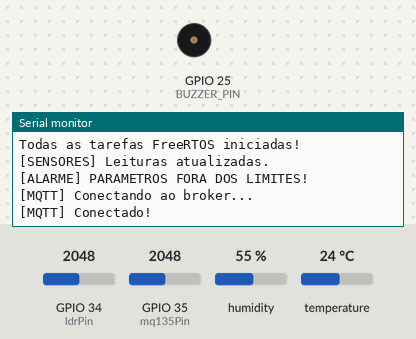
Simulated run of this sketch. Board: ESP32. Shown: buzzer (waves = sounding, pin HIGH), the last lines printed to the serial monitor. The test bench sets the inputs (shaded band); at power-on: GPIO 35 (mq135Pin) = 2048, GPIO 34 (ldrPin) = 2048, humidity 55 %, temperature 24 °C. WiFi joins after 1.5 s; servers stay silent unless stated; no MQTT or app messages arrive unless stated.

Above: at 3.2 s.
3.3 s: GPIO 35 (mq135Pin) set to 1960
At 8.7 s:
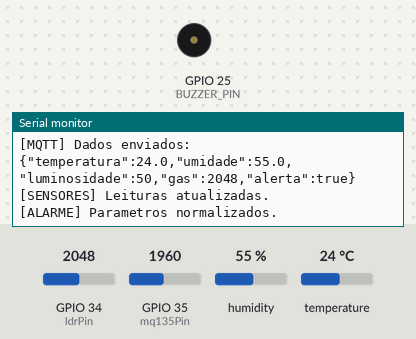
At 12.5 s:
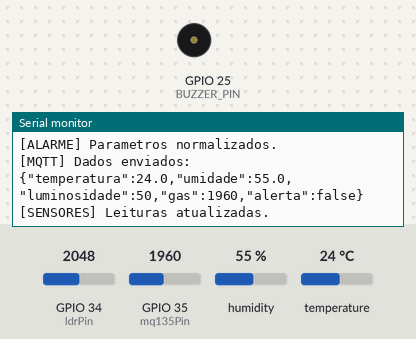

Measured:
- after the input at 3.3 s, the serial monitor: prints a new line after 3.9 s (image 1)

The sketch:

projetoSima.ino
```cpp
#include <Arduino.h>
#include <WiFi.h>
#include <PubSubClient.h>
#include <DHT.h>
#include <math.h>

#include "freertos/FreeRTOS.h"
#include "freertos/task.h"
#include "freertos/semphr.h"

// =====================================================
// 1. CONFIGURACOES DO USUARIO
// =====================================================

const char* ssid = "PPGEEL";
const char* password = "Ppgeel.2k26!!";

const char* mqtt_server = "10.228.197.41";
const int mqtt_port = 1883;
const char* mqtt_user = "sima_hardware";
const char* mqtt_pass = "simaprojetc01";
const char* mqtt_topic = "simahugo/SIMA/proj";

// =====================================================
// 2. PINOS E SENSORES
// =====================================================

#define DHTPIN 4
#define DHTTYPE DHT11

#define BUZZER_PIN 25

const int ldrPin = 34;
const int mq135Pin = 35;

// 0 = buzzer desativado
// 1 = buzzer ativado
#define BUZZER_ATIVO 0

// =====================================================
// 3. LIMITES DO SISTEMA
// =====================================================

#define TEMP_MAX 35
#define TEMP_MIN 18
#define UMIDADE_MIN 30
#define GAS_MAX 2000
#define LUZ_MIN 20
#define LUZ_MAX 90

// =====================================================
// 4. OBJETOS E VARIAVEIS GLOBAIS
// =====================================================

DHT dht(DHTPIN, DHTTYPE);

WiFiClient espClient;
PubSubClient client(espClient);

// Estrutura dos dados compartilhados
struct DadosSIMA {
  float temperatura;
  float umidade;
  int luminosidade;
  int gas;
  bool alerta;
  bool leituraValida;
};

DadosSIMA dados = {
  NAN, NAN, 0, 0, false, false
};

// Mutex para proteger os dados
SemaphoreHandle_t mutexDados = NULL;

// =====================================================
// 5. CONEXAO WIFI
// =====================================================

void setup_wifi() {

  Serial.println();
  Serial.print("Conectando ao Wi-Fi: ");
  Serial.println(ssid);

  WiFi.mode(WIFI_STA);
  WiFi.begin(ssid, password);

  while (WiFi.status() != WL_CONNECTED) {

    vTaskDelay(pdMS_TO_TICKS(500));

    Serial.print(".");
  }

  Serial.println();
  Serial.println("Wi-Fi conectado!");

  Serial.print("Endereco IP: ");
  Serial.println(WiFi.localIP());
}

// =====================================================
// 6. FUNCAO PARA COPIAR DADOS COM SEGURANCA
// =====================================================

bool obterDados(DadosSIMA &copia) {

  if (xSemaphoreTake(mutexDados, pdMS_TO_TICKS(100))
      == pdTRUE) {

    copia = dados;

    xSemaphoreGive(mutexDados);

    return true;
  }

  return false;
}

// =====================================================
// 7. TAREFA 1 - LEITURA DOS SENSORES
// =====================================================

void tarefaSensores(void *parameter) {

  TickType_t instanteAnterior = xTaskGetTickCount();

  while (true) {

    // Leitura do LDR
    int ldrRaw = analogRead(ldrPin);

    int luminosidade =
      map(ldrRaw, 0, 4095, 100, 0);

    // Leitura do MQ-135
    int gas = analogRead(mq135Pin);

    // Leitura do DHT11
    float umidade = dht.readHumidity();

    float temperatura = dht.readTemperature();

    if (isnan(umidade) || isnan(temperatura)) {

      Serial.println("[SENSORES] Falha na leitura do DHT11!");

    } else {

      bool alerta = false;

      // Verificacao da temperatura
      if (temperatura > TEMP_MAX ||
          temperatura < TEMP_MIN) {

        alerta = true;
      }

      // Verificacao da umidade
      if (umidade < UMIDADE_MIN) {

        alerta = true;
      }

      // Verificacao do gas
      if (gas > GAS_MAX) {

        alerta = true;
      }

      // Verificacao da luminosidade
      if (luminosidade < LUZ_MIN ||
          luminosidade > LUZ_MAX) {

        alerta = true;
      }

      // Atualizacao protegida pelo mutex
      if (xSemaphoreTake(mutexDados, portMAX_DELAY)
          == pdTRUE) {

        dados.temperatura = temperatura;
        dados.umidade = umidade;
        dados.luminosidade = luminosidade;
        dados.gas = gas;
        dados.alerta = alerta;
        dados.leituraValida = true;

        xSemaphoreGive(mutexDados);
      }

      Serial.println("[SENSORES] Leituras atualizadas.");

    }

    // Intervalo de leitura: 5 segundos
    vTaskDelayUntil(
      &instanteAnterior,
      pdMS_TO_TICKS(5000)
    );

  }
}

// =====================================================
// 8. TAREFA 2 - COMUNICACAO MQTT
// =====================================================

void tarefaMQTT(void *parameter) {

  client.setServer(mqtt_server, mqtt_port);

  TickType_t ultimaPublicacao = xTaskGetTickCount();

  TickType_t ultimaTentativa = 0;

  while (true) {

    // Verifica conexao Wi-Fi
    if (WiFi.status() != WL_CONNECTED) {

      Serial.println("[MQTT] Wi-Fi desconectado!");

      WiFi.reconnect();

      vTaskDelay(pdMS_TO_TICKS(2000));

      continue;
    }

    // Reconexao MQTT
    if (!client.connected()) {

      TickType_t agora = xTaskGetTickCount();

      if ((agora - ultimaTentativa) >=
          pdMS_TO_TICKS(3000)) {

        ultimaTentativa = agora;

        Serial.println("[MQTT] Conectando ao broker...");

        if (client.connect(
              "ESP32_SIMA",
              mqtt_user,
              mqtt_pass)) {

          Serial.println("[MQTT] Conectado!");

        } else {

          Serial.print("[MQTT] Falha. Estado: ");

          Serial.println(client.state());

        }
      }

      vTaskDelay(pdMS_TO_TICKS(100));

      continue;
    }

    // Mantem a conexao MQTT ativa
    client.loop();

    // Copia os dados protegidos pelo mutex
    DadosSIMA copia;

    if (obterDados(copia) && copia.leituraValida) {

      TickType_t agora = xTaskGetTickCount();

      // Publicacao a cada 5 segundos
      if ((agora - ultimaPublicacao) >=
          pdMS_TO_TICKS(5000)) {

        ultimaPublicacao = agora;

        // Montagem do JSON
        String payload = "{";

        payload += "\"temperatura\":";
        payload += String(copia.temperatura, 1);

        payload += ",\"umidade\":";
        payload += String(copia.umidade, 1);

        payload += ",\"luminosidade\":";
        payload += String(copia.luminosidade);

        payload += ",\"gas\":";
        payload += String(copia.gas);

        payload += ",\"alerta\":";
        payload += (copia.alerta ? "true" : "false");

        payload += "}";

        // Envio MQTT
        if (client.publish(
              mqtt_topic,
              payload.c_str())) {

          Serial.println("[MQTT] Dados enviados:");

          Serial.println(payload);

        } else {

          Serial.println("[MQTT] Erro ao publicar!");

        }
      }
    }

    vTaskDelay(pdMS_TO_TICKS(20));

  }
}

// =====================================================
// 9. TAREFA 3 - CONTROLE DO ALARME
// =====================================================

void tarefaAlarme(void *parameter) {

  pinMode(BUZZER_PIN, OUTPUT);

  digitalWrite(BUZZER_PIN, LOW);

  bool alertaAnterior = false;

  while (true) {

    DadosSIMA copia;

    if (obterDados(copia) && copia.leituraValida) {

      if (copia.alerta != alertaAnterior) {

        if (copia.alerta) {

          Serial.println(
            "[ALARME] PARAMETROS FORA DOS LIMITES!"
          );

        } else {

          Serial.println(
            "[ALARME] Parametros normalizados."
          );

        }

        alertaAnterior = copia.alerta;
      }

#if BUZZER_ATIVO

      if (copia.alerta) {

        tone(BUZZER_PIN, 1000);

      } else {

        noTone(BUZZER_PIN);

      }

#else

      digitalWrite(BUZZER_PIN, LOW);

#endif

    }

    // Verificacao a cada 200 ms
    vTaskDelay(pdMS_TO_TICKS(200));

  }
}

// =====================================================
// 10. SETUP - INICIALIZACAO DO SISTEMA
// =====================================================

void setup() {

  Serial.begin(115200);

  delay(500);

  // Configuracao dos pinos
  pinMode(ldrPin, INPUT);
  pinMode(mq135Pin, INPUT);
  pinMode(BUZZER_PIN, OUTPUT);

  digitalWrite(BUZZER_PIN, LOW);

  // Inicializacao do DHT11
  dht.begin();

  // Inicializacao do Wi-Fi
  setup_wifi();

  // Criacao do mutex
  mutexDados = xSemaphoreCreateMutex();

  if (mutexDados == NULL) {

    Serial.println("Erro ao criar mutex!");

    while (true) {
      delay(1000);
    }
  }

  Serial.println();
  Serial.println("Iniciando tarefas FreeRTOS...");

  // ===========================================
  // TAREFA 1 - SENSORES
  // Nucleo 1
  // ===========================================

  BaseType_t tarefa1 = xTaskCreatePinnedToCore(

    tarefaSensores,

    "TarefaSensores",

    4096,

    NULL,

    2,

    NULL,

    1
  );

  // ===========================================
  // TAREFA 2 - MQTT
  // Nucleo 0
  // ===========================================

  BaseType_t tarefa2 = xTaskCreatePinnedToCore(

    tarefaMQTT,

    "TarefaMQTT",

    6144,

    NULL,

    2,

    NULL,

    0
  );

  // ===========================================
  // TAREFA 3 - ALARME
  // Nucleo 1
  // ===========================================

  BaseType_t tarefa3 = xTaskCreatePinnedToCore(

    tarefaAlarme,

    "TarefaAlarme",

    2048,

    NULL,

    1,

    NULL,

    1
  );

  // Verificacao da criacao das tarefas
  if (tarefa1 == pdPASS &&
      tarefa2 == pdPASS &&
      tarefa3 == pdPASS) {

    Serial.println(
      "Todas as tarefas FreeRTOS iniciadas!"
    );

  } else {

    Serial.println(
      "Erro ao criar uma ou mais tarefas!"
    );

  }

}

// =====================================================
// 11. LOOP PRINCIPAL
// =====================================================

void loop() {

  // As tarefas FreeRTOS executam o trabalho principal.
  vTaskDelay(pdMS_TO_TICKS(1000));

}
```
